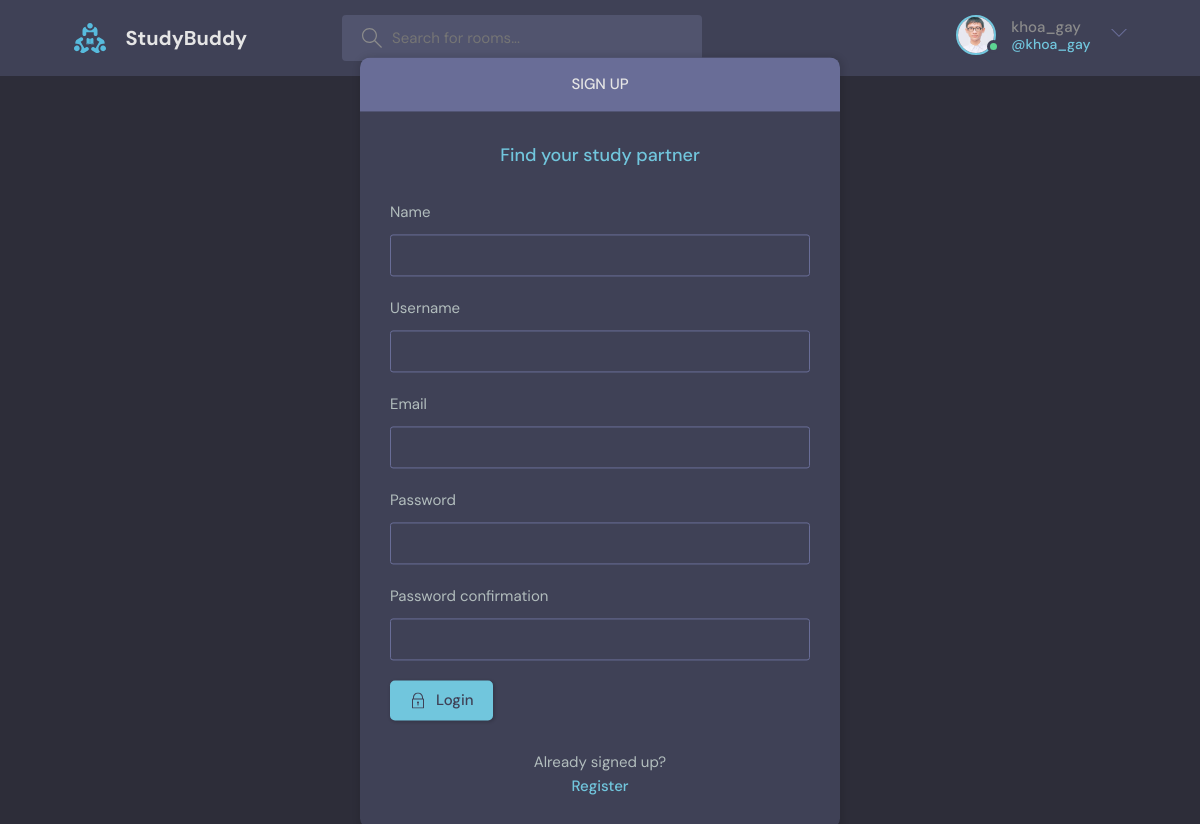
The page /register (signed in) on the database its author committed.
### base/models.py (models this page shows)
class User(AbstractUser):
    name = models.CharField(max_length=200,null=True)
    email = models.EmailField(unique=True,null=True)
    bio = models.TextField(null=True,blank=True)
    avatar = models.ImageField(null=True,default="avatar.svg")
    USERNAME_FIELD = 'email'
    REQUIRED_FIELDS = []
    pass

### base/views.py (the view, shortened to what this page needs)
# urls.py: path("register",views.registerUser,name="register"),
def registerUser(request):
    page = "register"
    form = MyUserCreationForm()
    context = {"page":page,"form":form}
    return render(request,"base/login_register.html",context)

### base/forms.py
class MyUserCreationForm(UserCreationForm):
    class Meta:
        model = User
        fields = ['name','username','email','password1','password2']

### base/templates/base/login_register.html (shortened to what this page needs)
{% extends "main.html" %}
{% block content %}
<main class="auth layout">
    {% if page == "login" %}
    <div class="container">
        <div class="layout__box">
            <div class="layout__boxHeader">
                <div class="layout__boxTitle">
                <h3>Login</h3>
                </div>
            </div>
            <div class="layout__body">
                <h2 class="auth__tagline">Find your study partner</h2>
                <form class="form" method="POST" action="">
                    {% csrf_token %}
                    <div class="form__group form__group">
                        <label for="room_name">Email</label>
                        <input id="username" name="email" type="text" placeholder="e.g. ptdai" />
                    </div>
                    <div class="form__group">
                        <label for="password">Password</label>
                        <input
                        id="password"
                        name="password"
                        type="password"
                        placeholder="&bull;&bull;&bull;&bull;&bull;&bull;&bull;&bull;"
                        />
                    </div>
                    <button class="btn btn--main" type="submit">
                        <svg
                        version="1.1"
                        xmlns="http://www.w3.org/2000/svg"
                        width="32"
                        height="32"
                        viewBox="0 0 32 32"
                        >
                        <title>lock</title>
                        <path
                            d="M27 12h-1v-2c0-5.514-4.486-10-10-10s-10 4.486-10 10v2h-1c-0.553 0-1 0.447-1 1v18c0 0.553 0.447 1 1 1h22c0.553 0 1-0.447 1-1v-18c0-0.553-0.447-1-1-1zM8 10c0-4.411 3.589-8 8-8s8 3.589 8 8v2h-16v-2zM26 30h-20v-16h20v16z"
                        ></path>
                        <path
                            d="M15 21.694v4.306h2v-4.306c0.587-0.348 1-0.961 1-1.694 0-1.105-0.895-2-2-2s-2 0.895-2 2c0 0.732 0.413 1.345 1 1.694z"
                        ></path>
                        </svg>
                        Login
                    </button>
                </form>
                <div class="auth__action">
                    <p>Haven't signed up yet?</p>
                    <a href="{% url "register" %}" class="btn btn--link">Sign Up</a>
                </div>
            </div>
        </div>
    </div>
    {% else %}
    <div class="container">
        <div class="layout__box">
            <div class="layout__boxHeader">
                <div class="layout__boxTitle">
                <h3>Sign Up</h3>
                </div>
            </div>
            <div class="layout__body">
                <h2 class="auth__tagline">Find your study partner</h2>
                <form class="form" method="POST" action="">
                    {% for field in form %}
                    <div class="form__group form__group">
                        <label for="room_name">{{field.label}}</label>
                        {{field}}
                    </div>
                    {% endfor %}
                    <button class="btn btn--main" type="submit">
                        Login
                    </button>
                </form>
                <div class="auth__action">
                    <p>Already signed up?</p>
                    <a href="{% url "register" %}" class="btn btn--link">Register</a>
                </div>
            </div>
        </div>
    </div>
    {% endif %}
</main>
{% endblock content %}

### templates/navbar.html (shortened to what this page needs)
{% load static %}
<header class="header header--loggedIn">
    <div class="container">
      <a href="{% url "home" %}" class="header__logo">
        <img src="{% static 'images/logo.svg' %}" />
        <h1>StudyBuddy</h1>
      </a>
      <form class="header__search" method = 'GET' action="{% url "home" %}">
        <label>
          <input type="text" name="q" placeholder="Search for rooms..." />
        </label>
      </form>
      <nav class="header__menu">
        {% if request.user.is_authenticated %}
        <div class="header__user">
          <a href="{% url "user-profile" request.user.id%}">
            <div class="avatar avatar--medium active">
              <img src="{{request.user.avatar.url}}" />
            </div>
            <p>{{request.user.username}} <span>@{{request.user.username}}</span></p>
          </a>
          <button class="dropdown-button">
            <svg version="1.1" xmlns="http://www.w3.org/2000/svg" width="32" height="32" viewBox="0 0 32 32">
              <title>chevron-down</title>
              <path d="M16 21l-13-13h-3l16 16 16-16h-3l-13 13z"></path>
            </svg>
          </button>
        </div>
        {% else %}
        <a href="{% url "login" %}">
          <img src="{% static "images/avatar.svg" %}" />
          <p>Login</p>
        </a>
        {% endif %}
      </nav>
    </div>
  </header>

### rows shown on the page
User: user.avatar (picture), user.username "khoa_gay"

### other values the page prints
{{ field.label }} "Name" "Username" "Email" "Password" "Password confirmation"
